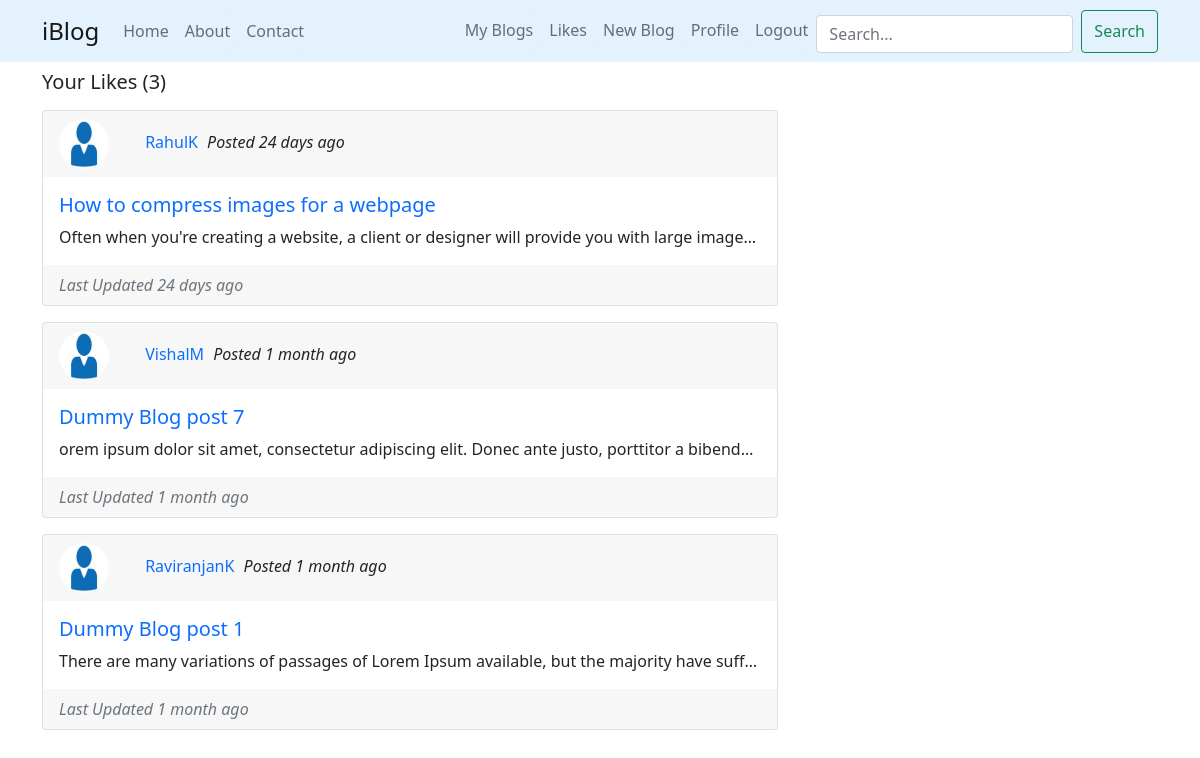
The app's page /likes/RahulK (signed in) with its own data.
### blog/models.py (models this page shows, shortened)
class BlogPost(models.Model):
    title = models.CharField(max_length=100)
    content = models.TextField()
    date_posted = models.DateTimeField(default=timezone.now)
    date_updated = models.DateTimeField(auto_now=True)
    author = models.ForeignKey(User, on_delete=models.CASCADE)
    likes = models.ManyToManyField(User, related_name='likes', blank=True)
    def whenposted(self):
        now = timezone.now()
        diff= now - self.date_posted
        return counttime(diff)
    def whenupdated(self):
        now = timezone.now()
        diff= now - self.date_updated
        return counttime(diff)

### users/models.py (models this page shows, shortened)
class Profile(models.Model):
    user = models.OneToOneField(User, on_delete=models.CASCADE)
    image = models.ImageField(default='default.jfif', upload_to='profile_pics')

### blog/views.py (the view)
# urls.py: path('likes/<str:username>', UserLikeView.as_view(), name='user-likes'),
class UserLikeView(LoginRequiredMixin, ListView):
    model = BlogPost
    template_name = 'blog/user_likes.html'
    context_object_name = 'blogposts'
    paginate_by = 3
    def get_queryset(self):
        user = get_object_or_404(User, username=self.kwargs.get('username'))
        return BlogPost.objects.filter(likes=user).order_by('-date_posted')

### blog/templates/blog/user_likes.html (shortened to what this page needs)
{% extends 'blog/base.html' %}
{% block content %}
<h5 class="mb-3 "> Your Likes ({{ page_obj.paginator.count }})</h5>
  {% for blogpost in blogposts %}
    <div class="card w-80 mb-3">
      <div class="card-header border-0">
        <img class="rounded-circle" src="{{ blogpost.author.profile.image.url }}" alt="Profile-Image" width="50px" height="50px">
        <a class="text-decoration-none" href="{% url 'user-blogs' blogpost.author.username %}">{{ blogpost.author }}</a>
        <i>Posted {{ blogpost.whenposted }}</i>
      </div>
      <div class="card-body">
        <h5><a class="card-title text-decoration-none" href="{% url 'blog-detail' blogpost.id %}">{{ blogpost.title }}</a></h5>
        <p class="card-text text-truncate">{{ blogpost.content }}</p>
      </div>
      <div class="card-footer border-0 text-muted">
        <i>Last Updated {{ blogpost.whenupdated }}</i>
      </div>
    </div>
  {% endfor %}
{% endblock content %}

### blog/static/blog/style.css (style rules this page uses)
.text-decoration-none { margin-right: 5px; }
.rounded-circle { margin-right: 2rem; }

### records on screen
BlogPost: author.profile.image (placeholder picture), author "RahulK", whenposted "24 days ago", title "How to compress images for a webpage", content "Often when you're creating a website, a client or designer will provide you with large image…", whenupdated "24 days ago"
BlogPost: author.profile.image (placeholder picture), author "VishalM", whenposted "1 month ago", title "Dummy Blog post 7", content "orem ipsum dolor sit amet, consectetur adipiscing elit. Donec ante justo, porttitor a bibend…", whenupdated "1 month ago"
BlogPost: author.profile.image (placeholder picture), author "RaviranjanK", whenposted "1 month ago", title "Dummy Blog post 1", content "There are many variations of passages of Lorem Ipsum available, but the majority have suff…", whenupdated "1 month ago"

### other values on screen
{{ page_obj.paginator.count }} "3"
